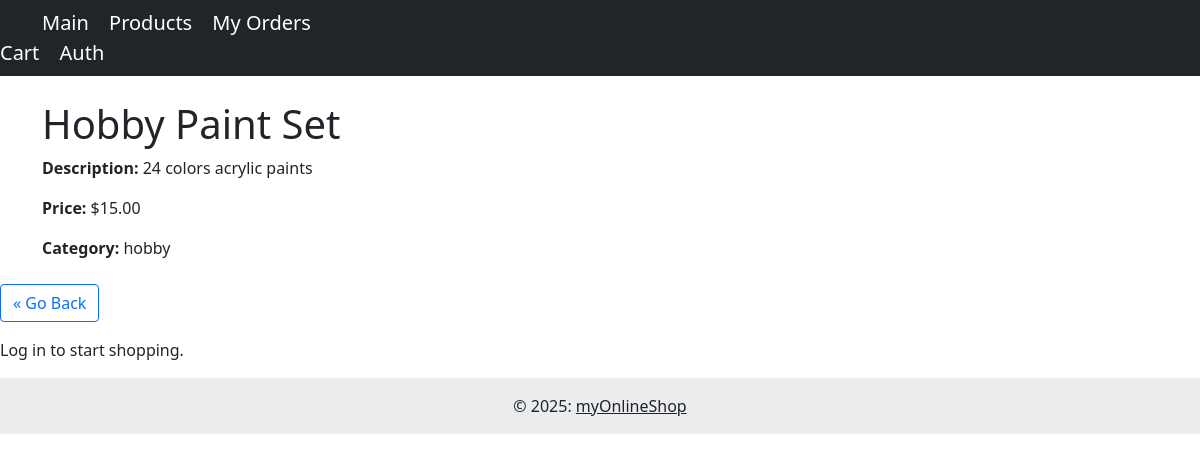
The page /product?product_id=26 on the database its author committed.
### tables this page shows
CREATE TABLE `products`
(
    `id`          int(11)        NOT NULL,
    `name`        varchar(30) DEFAULT NULL,
    `category_id` int(11)        NOT NULL,
    `description` text           NOT NULL,
    `price`       decimal(11, 2) NOT NULL
);

CREATE TABLE `categories`
(
    `id`       int(11)     NOT NULL,
    `category` varchar(40) NOT NULL
);

### config/Database.php (called while the page is built, shortened)
<?php
class Database
{
    private static ?mysqli $instance = null;
    public static function db_connect(): mysqli
    {
        if (self::$instance === null) {
            $host = getenv('DB_HOST') ?: '127.0.0.1';
            $user = getenv('DB_USER') ?: 'root';
            $pass = getenv('DB_PASS') ?: '';
            $name = getenv('DB_NAME') ?: 'shop';
            $port = getenv('DB_PORT') ?: 3306;
            self::$instance = new mysqli($host, $user, $pass, $name, $port);
            self::$instance->set_charset("utf8");
        }
        return self::$instance;
    }
    public static function db_fetch_all(string $query, array $params = []): array
    {
        $stmt = self::$instance->prepare($query);
        if (!$stmt->execute()) {
            die("Failed to execute query: " . $stmt->error);
        }
        $stmt_result = $stmt->get_result();
        $result = $stmt_result->fetch_all(MYSQLI_ASSOC);
        return $result;
    }
    public static function db_fetch_single($query, $parameter_type, $parameter)
    {
        $stmt = self::$instance->prepare($query);
        $stmt->bind_param($parameter_type, $parameter);
        if (!$stmt->execute()) {
            die("Failed to execute query: " . $stmt->error);
        }
        $stmt_result = $stmt->get_result();
        $result = $stmt_result->fetch_assoc();
        return $result;
    }
}

### app/pages/product.php (the view, shortened to what this page needs)
<?php
include_once(__DIR__ . "/../templates/index_header.php");
$product_id = $_GET['product_id'];
$product = Database::db_fetch_single("SELECT * FROM products WHERE id = ?", "i", $product_id);
$categories = Database::db_fetch_all("SELECT * FROM categories");
if ($product):
    ?>
    <div class="container mt-4">
        <h1><?= htmlspecialchars($product['name']) ?></h1>
        <p><strong>Description:</strong> <?= htmlspecialchars($product['description']) ?></p>
        <p><strong>Price:</strong> $<?= htmlspecialchars($product['price']) ?></p>
        <p>
            <strong>Category:</strong> <?= htmlspecialchars($categories[$product['category_id'] - 1]["category"] ?? 'Unknown') ?>
        </p>
    </div>
<?php
else:
    echo "<p>Product not found.</p>";
endif;
?>
    <div class="mt-4 d-flex justify-content-start">
        <button onclick="history.back()" class="btn btn-outline-primary">&laquo; Go Back</button>
    </div>
    <div class="mt-3">
        <?php if (isset($_SESSION['user_id'])): { ?>
            <form action="/?action=add_to_cart" method="post" class="d-flex align-items-center gap-2">
                <label>
                    <input type="number" name="quantity" value="1" min="1" class="form-control w-auto" required>
                </label>
                <input type="hidden" name="product_id" value="<?php echo htmlspecialchars($product['id']); ?>">
                <input type="hidden" name="product_name" value="<?php echo htmlspecialchars($product['name']); ?>">
                <input type="hidden" name="product_price" value="<?php echo htmlspecialchars($product['price']); ?>">
                <button type="submit" class="btn btn-outline-success">
                    <i class="bi bi-cart-plus"></i> Add to Cart
                </button>
            </form>
            <?php
        } else : ?>
            <p>Log in to start shopping.</p>
        <?php endif; ?>
    </div>
<?php
include_once(__DIR__ . "/../templates/index_footer.php");
?>

### rows shown on the page
products: name "Hobby Paint Set", description "24 colors acrylic paints", price "15.00", category.category "hobby"
